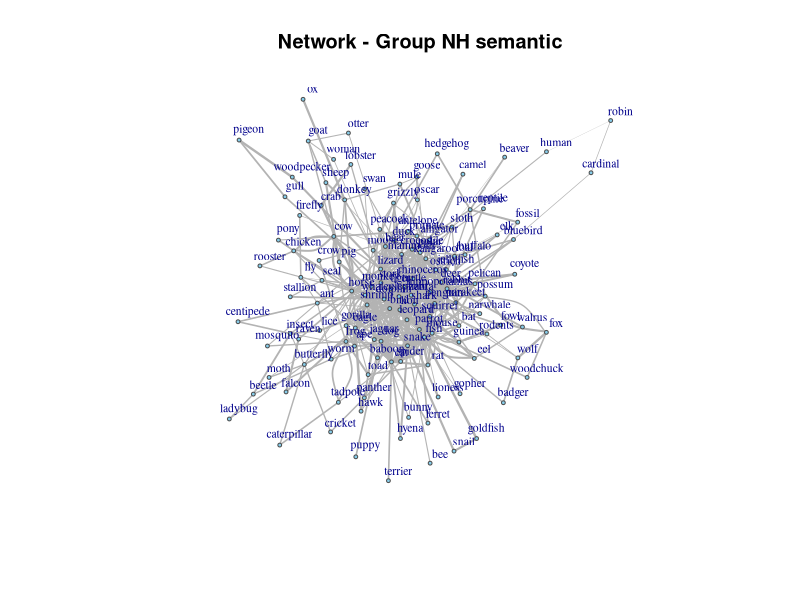
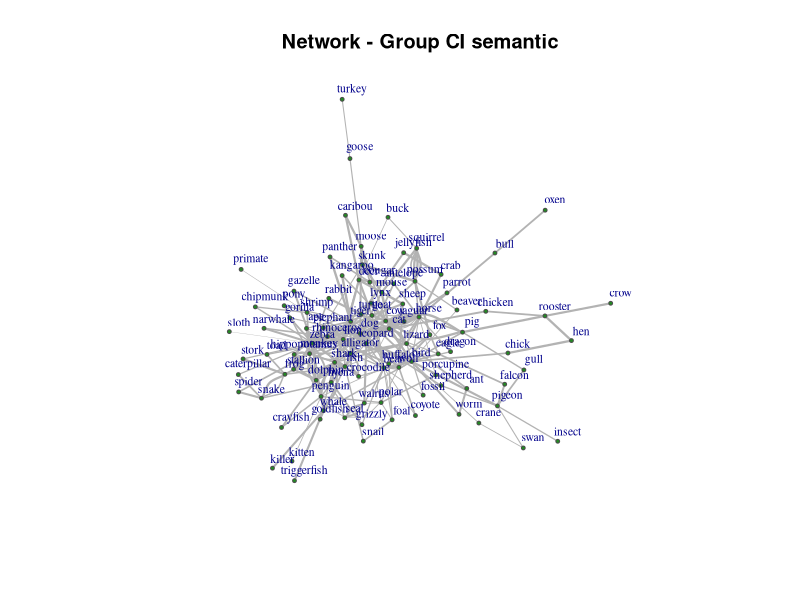
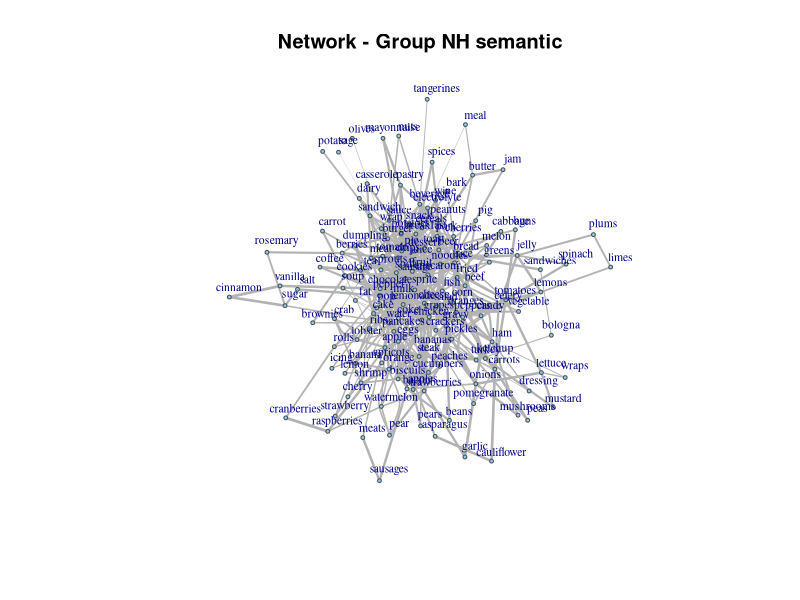
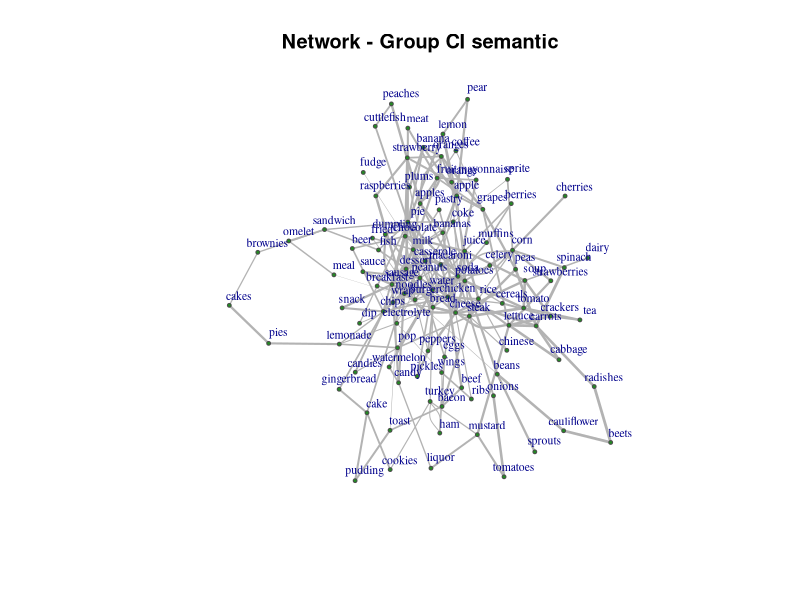
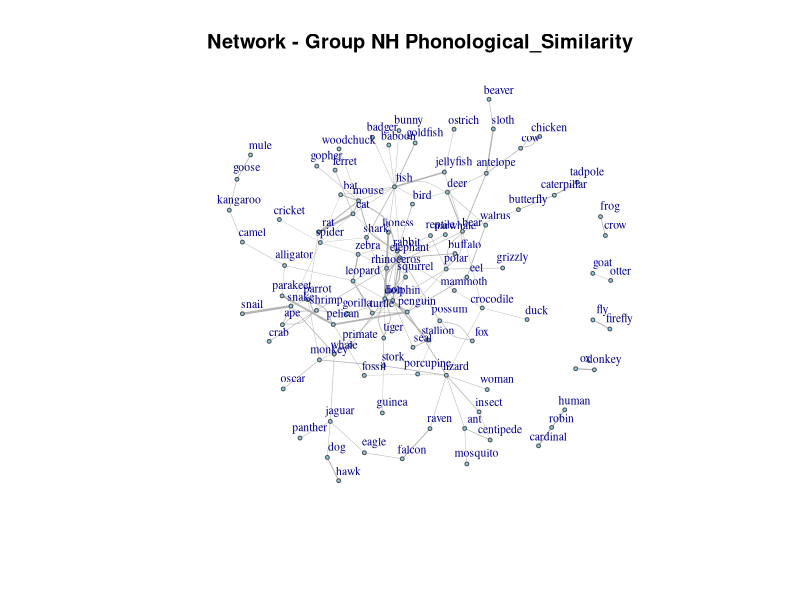
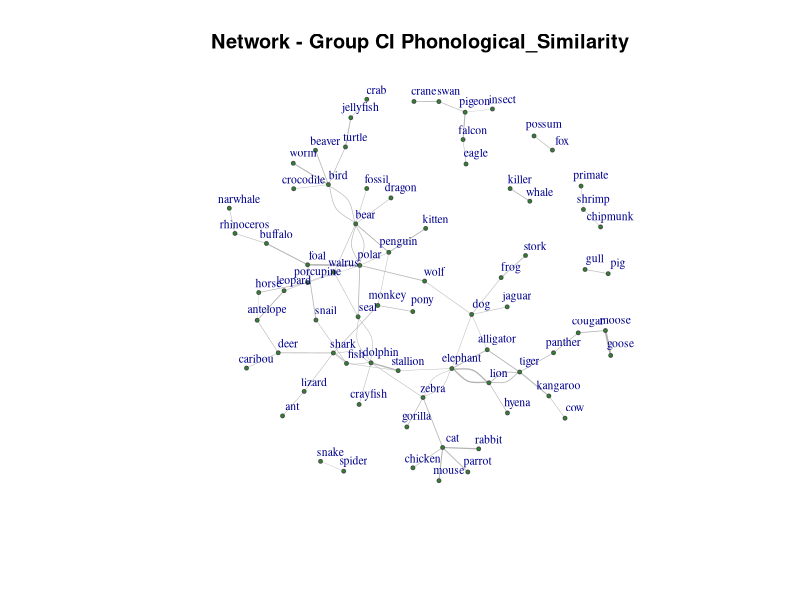
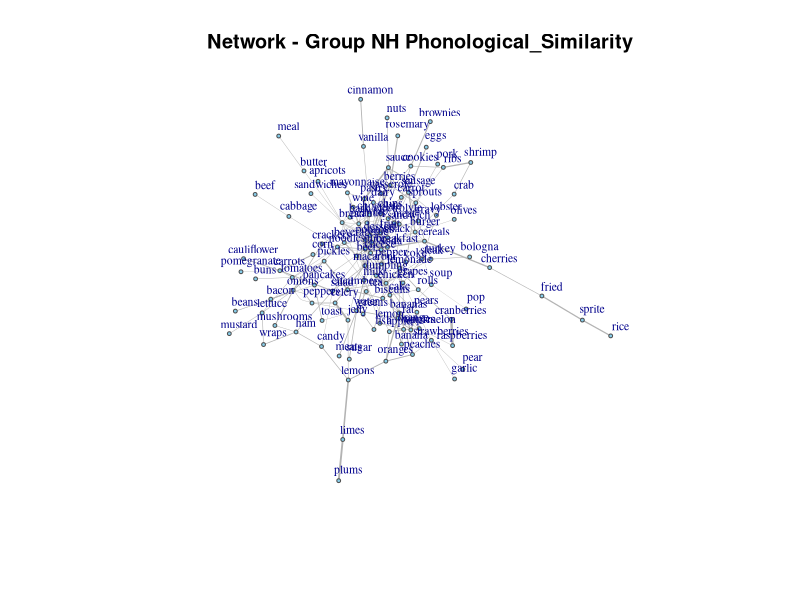
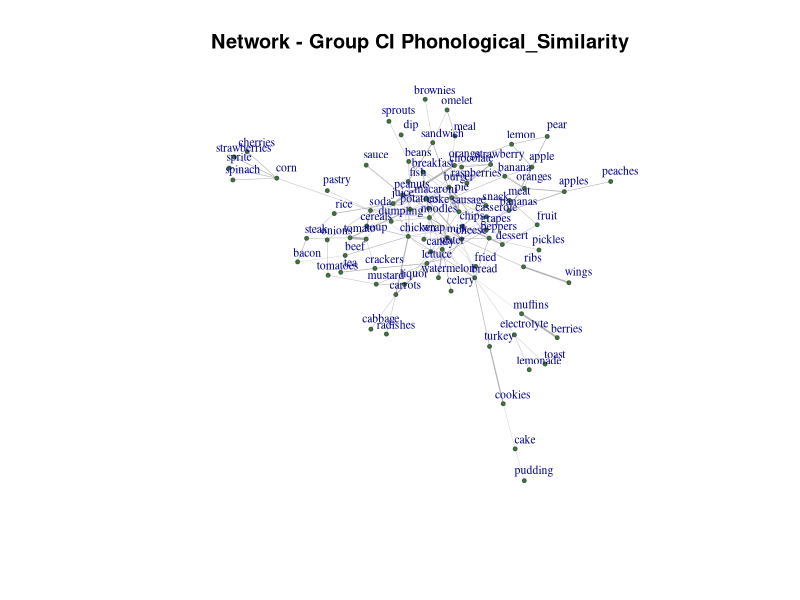

Here is the R script that generated these plots, in order:
## ---- chunk 1
knitr::opts_chunk$set(echo = TRUE)
## ---- chunk 2
library(tidyverse)
library(ggthemes)
library(igraph)
## ---- chunk 3

#For assigning CI/NH status
participant_groupings <- read.csv("../participant_groupings.csv")

#using best fit structure for each group
semantics<-read.csv("best_indv_model_lexical.csv") %>% select(Subject,Group,domain,Fluency_Item,structure,semantic,phonological,frequency,alpha)

semantics_overall<-semantics%>%
  group_by(Subject) %>% mutate(item = row_number()) %>%
  left_join(participant_groupings) %>%
  mutate(Frequency_Value = frequency/100,
         Phonological_Similarity = ifelse(phonological == 0.0001, 0, phonological),alpha_recoded = ifelse(alpha > 0.4, "high alpha", "low alpha"))

word2vec_nh_animals<-semantics %>%filter(Group=="NH",structure=="word2vec",domain=="animals")%>%
  rename(word2vec = semantic) %>% 
  group_by(Subject) %>% mutate(item = row_number()) %>%
  left_join(participant_groupings) %>%
  mutate(Frequency_Value = frequency/100,
         Phonological_Similarity = ifelse(phonological == 0.0001, 0, phonological))

word2vec_ci_animals<-semantics %>%filter(Group=="CI",structure=="word2vec",domain=="animals")%>%
  rename(word2vec = semantic) %>% 
  group_by(Subject) %>% mutate(item = row_number()) %>%
  left_join(participant_groupings) %>%
  mutate(Frequency_Value = frequency/100,
         Phonological_Similarity = ifelse(phonological == 0.0001, 0, phonological))



speech2vec_nh_animals<-semantics %>%filter(Group=="NH",structure=="speech2vec",domain=="animals")%>%
  rename(speech2vec = semantic) %>% 
  group_by(Subject) %>% mutate(item = row_number()) %>%
  left_join(participant_groupings) %>%
  mutate(Frequency_Value = frequency/100,
         Phonological_Similarity = ifelse(phonological == 0.0001, 0, phonological)) 

speech2vec_ci_animals<-semantics %>%filter(Group=="CI",structure=="speech2vec",domain=="animals")%>%
  rename(speech2vec = semantic) %>% 
  group_by(Subject) %>% mutate(item = row_number()) %>%
  left_join(participant_groupings) %>%
  mutate(Frequency_Value = frequency/100,
         Phonological_Similarity = ifelse(phonological == 0.0001, 0, phonological))



blended_nh_animals<-semantics %>%filter(Group=="NH",structure=="blended",domain=="animals")%>%
  rename(blended = semantic) %>% 
  group_by(Subject) %>% mutate(item = row_number()) %>%
  left_join(participant_groupings) %>%
  mutate(Frequency_Value = frequency/100,
         Phonological_Similarity = ifelse(phonological == 0.0001, 0, phonological),alpha_recoded = ifelse(alpha > 0.4, "high alpha", "low alpha"))

blended_ci_animals<-semantics %>%filter(Group=="CI",structure=="blended",domain=="animals")%>%
  rename(blended = semantic) %>% 
  group_by(Subject) %>% mutate(item = row_number()) %>%
  left_join(participant_groupings) %>%
  mutate(Frequency_Value = frequency/100,
         Phonological_Similarity = ifelse(phonological == 0.0001, 0, phonological),alpha_recoded = ifelse(alpha > 0.4, "high alpha", "low alpha"))



blended_nh_foods<-semantics %>%filter(Group=="NH",structure=="blended",domain=="foods")%>%
  rename(blended = semantic) %>% 
  group_by(Subject) %>% mutate(item = row_number()) %>%
  left_join(participant_groupings) %>%
  mutate(Frequency_Value = frequency/100,
         Phonological_Similarity = ifelse(phonological == 0.0001, 0, phonological),alpha_recoded = ifelse(alpha > 0.4, "high alpha", "low alpha"))

blended_ci_foods<-semantics %>%filter(Group=="CI",structure=="blended",domain=="foods")%>%
  rename(blended = semantic) %>% 
  group_by(Subject) %>% mutate(item = row_number()) %>%
  left_join(participant_groupings) %>%
  mutate(Frequency_Value = frequency/100,
         Phonological_Similarity = ifelse(phonological == 0.0001, 0, phonological),alpha_recoded = ifelse(alpha > 0.4, "high alpha", "low alpha"))


## ---- chunk 4
library(igraph)
library(dplyr)

# Function to create a well-formatted network graph
create_graph <- function(df, group_label, similarity_metric) {
  
   # Filter for the given group
  edges <- df %>%
    filter(Group == group_label) %>%
    group_by(Subject) %>%
    mutate(Next_Word = lag(Fluency_Item)) %>%
    na.omit() %>%
    ungroup() %>%
    transmute(From = Fluency_Item, 
              To = Next_Word, 
              Weight = .data[[similarity_metric]]) %>%
    filter(Weight > 0) %>% distinct()
  
  # Create graph
  g <- graph_from_data_frame(edges, directed = FALSE)
  
  # Compute network metrics
  avg_path_length <- mean_distance(g, directed = FALSE, unconnected = TRUE)  # Handle disconnected components
  clustering_coeff <- transitivity(g, type = "global")  # Global clustering coefficient
  graph_density <- edge_density(g)  # Density of the graph
  degree_centrality <- degree(g)  # Number of connections per node
  
  # Print network metrics
  cat("\nNetwork Metrics for Group:", group_label, "(", similarity_metric, ")\n")
  cat("---------------------------------------------------\n")
  cat("Average Shortest Path Length:", round(avg_path_length, 3), "\n")
  cat("Clustering Coefficient:", round(clustering_coeff, 3), "\n")
  cat("Graph Density:", round(graph_density, 3), "\n")
  cat("Top 5 Most Central Nodes (by Degree):\n")
  print(sort(degree_centrality, decreasing = TRUE)[1:5])

  # Improve layout
  set.seed(42)  # Ensure consistent layout
  layout <- layout_with_fr(g)  # Force-directed layout

  # Plot graph with improved aesthetics
  plot(g, 
       layout = layout,
       edge.width = E(g)$Weight * 3,  # Scale edge width
       vertex.label.cex = 0.7,  # Reduce label size
       vertex.label.dist = 1,  # Push labels away from nodes
       vertex.color = ifelse(group_label == "NH", "skyblue", "forestgreen"),  # Color nodes by group
       vertex.frame.color = "gray30",
       edge.color = "gray70",
       vertex.size = 2,
       main = paste("Network - Group", group_label, similarity_metric))
}

# Example usage:
#create_graph(blended_nh_animals, "NH", "blended")
## ---- chunk 5

#across all structural models
#animals
create_graph(semantics_overall%>%filter(Group=="NH",domain=="animals"), "NH", "semantic")
create_graph(semantics_overall%>%filter(Group=="CI",domain=="animals"), "CI", "semantic")
#longer ASPL for CI, also slightly more dense

#foods
create_graph(semantics_overall%>%filter(Group=="NH",domain=="foods"), "NH", "semantic")
create_graph(semantics_overall%>%filter(Group=="CI",domain=="foods"), "CI", "semantic")
#longer ASPL for CI, higher clustering coefficient and density for NH

#phonsim
#animals
create_graph(semantics_overall%>%filter(Group=="NH",domain=="animals"), "NH", "Phonological_Similarity")
create_graph(semantics_overall%>%filter(Group=="CI",domain=="animals"), "CI", "Phonological_Similarity")
#longer ASPL for CI, higher clustering coefficient NH, density about the same

#foods
create_graph(semantics_overall%>%filter(Group=="NH",domain=="foods"), "NH", "Phonological_Similarity")
create_graph(semantics_overall%>%filter(Group=="CI",domain=="foods"), "CI", "Phonological_Similarity")
#higher clustering coefficient for NH, everything else about the same


#alpha group counts
semantics_overall %>% filter(structure=="blended")%>%
  group_by(Group,domain,alpha_recoded) %>%
  summarise(Unique_Subjects = n_distinct(Subject))



#looking at graph density by alpha - is weighting more s2v assc with a more or less connected network
#animals
create_graph(blended_nh_animals %>%filter(alpha_recoded=="low alpha"), "NH", "blended")
create_graph(blended_nh_animals %>%filter(alpha_recoded=="high alpha"), "NH", "blended")
#for NHs, longer ASPL for low alphas, higher clustering coefficient and density for higher alphas (more s2v)

create_graph(blended_ci_animals %>%filter(alpha_recoded=="low alpha"), "CI", "blended")
create_graph(blended_ci_animals %>%filter(alpha_recoded=="high alpha"), "CI", "blended")
#for CIs,  longer ASPL for low alphas, higher clustering coefficient for higher alphas, density about the same

#foods
create_graph(blended_nh_foods %>%filter(alpha_recoded=="low alpha"), "NH", "blended")
create_graph(blended_nh_foods %>%filter(alpha_recoded=="high alpha"), "NH", "blended")
#for NHs, larger ASPL, less clustered and less dense for high alphas

create_graph(blended_ci_foods %>%filter(alpha_recoded=="low alpha"), "CI", "blended")
create_graph(blended_ci_foods %>%filter(alpha_recoded=="high alpha"), "CI", "blended")
#for CIs, larger ASPL and density for low alphas



#looking at phon sim

#animals
create_graph(blended_nh_animals, "NH", "Phonological_Similarity")
create_graph(blended_ci_animals, "CI", "Phonological_Similarity")
#larger ASPL for CIs, higher clustering coefficient for NH, density about the same

#foods
create_graph(blended_nh_foods, "NH", "Phonological_Similarity")
create_graph(blended_ci_foods, "CI", "Phonological_Similarity")
#larger ASPL for CIs, much higher clustering coefficient for NH, CIs slightly more dense

#comparing alphas separately
#animals
create_graph(blended_nh_animals %>%filter(alpha_recoded=="low alpha"), "NH", "Phonological_Similarity")
create_graph(blended_nh_animals %>%filter(alpha_recoded=="high alpha"), "NH", "Phonological_Similarity")
#larger clustering coefficient and ASPL for high alpha, but low alpha slightly more dense

create_graph(blended_ci_animals %>%filter(alpha_recoded=="low alpha"), "CI", "Phonological_Similarity")
create_graph(blended_ci_animals %>%filter(alpha_recoded=="high alpha"), "CI", "Phonological_Similarity")
#larger ASPL for high alpha, much higher CC, but low alpha more dense

#foods
create_graph(blended_nh_foods %>%filter(alpha_recoded=="low alpha"), "NH", "Phonological_Similarity")
create_graph(blended_nh_foods %>%filter(alpha_recoded=="high alpha"), "NH", "Phonological_Similarity")
#larger ASPL for high alphas, but less clustered and less dense than low alphas

create_graph(blended_ci_foods %>%filter(alpha_recoded=="low alpha"), "CI", "Phonological_Similarity")
create_graph(blended_ci_foods %>%filter(alpha_recoded=="high alpha"), "CI", "Phonological_Similarity")
#larger ASPL for high alpha, higher CC, but low alpha more dense
